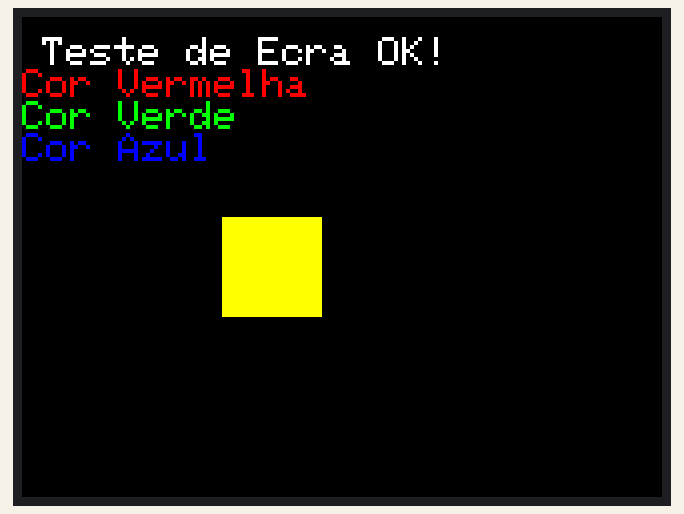
Simulated run of this sketch. Board: ESP32. Shown: 320×240 colour display. What the sketch prints to the serial monitor is not drawn.

Above: at 0.3 s.
At 1.3 s:
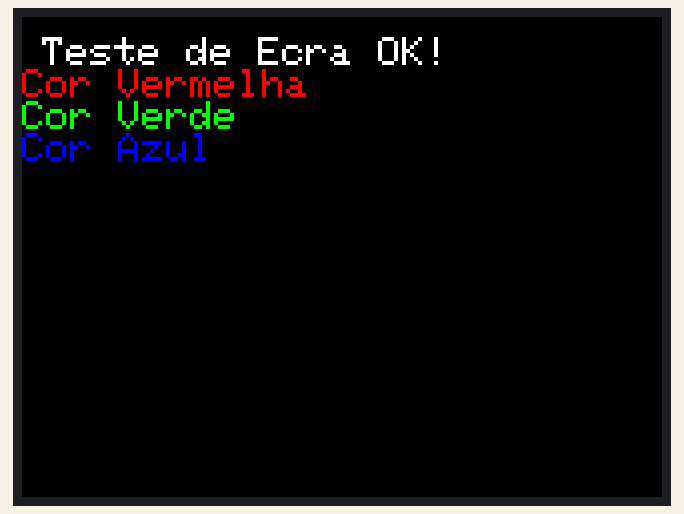

The sketch:

teste_ecra.ino
```cpp
#include <TFT_eSPI.h>
#include <SPI.h>

TFT_eSPI tft = TFT_eSPI();  // Usa as configurações do User_Setup.h

void setup(void) {
  Serial.begin(115200);
  Serial.println("A iniciar o ecrã...");

  tft.init();
  tft.setRotation(1); // Modo paisagem

  // Limpa o ecrã a preto
  tft.fillScreen(TFT_BLACK);

  // Texto de teste
  tft.setTextColor(TFT_WHITE, TFT_BLACK);
  tft.setTextSize(2);
  tft.setCursor(10, 10);
  tft.println("Teste de Ecra OK!");

  tft.setTextColor(TFT_RED);
  tft.println("Cor Vermelha");

  tft.setTextColor(TFT_GREEN);
  tft.println("Cor Verde");

  tft.setTextColor(TFT_BLUE);
  tft.println("Cor Azul");
}

void loop() {
  // Faz piscar um quadrado amarelo para ver se o código está a correr
  tft.fillRect(100, 100, 50, 50, TFT_YELLOW);
  delay(1000);
  tft.fillRect(100, 100, 50, 50, TFT_BLACK);
  delay(1000);
}
```

Measured:
- what the display in image 1 shows lasts 1.0 s, from 1.2 s to 2.2 s
